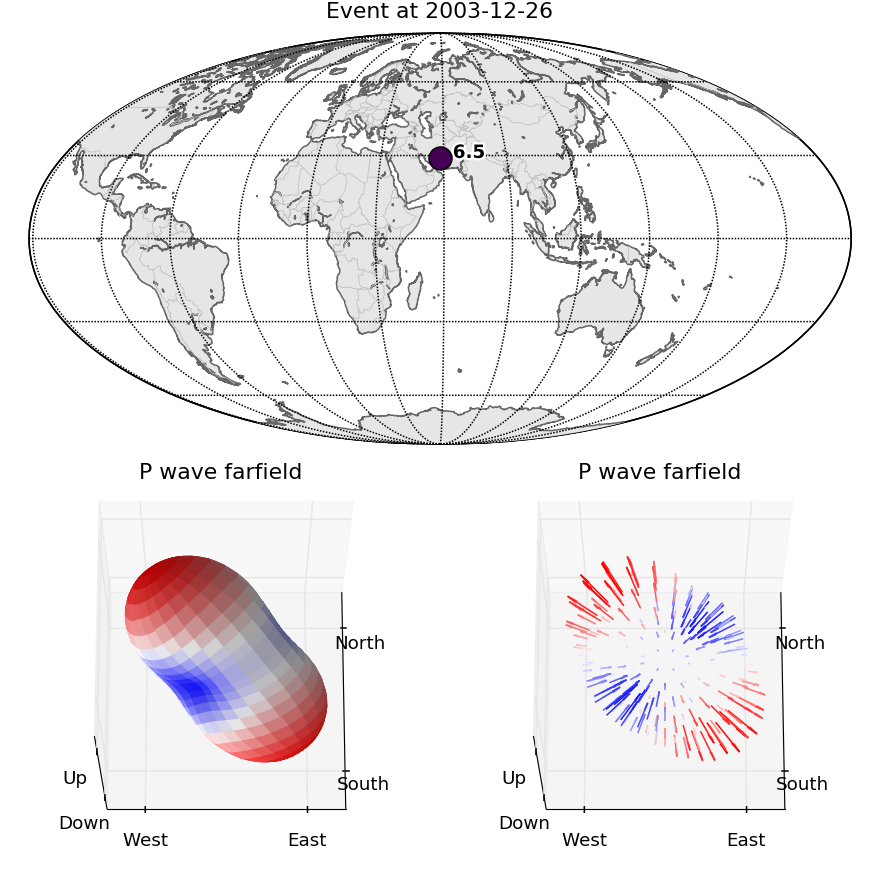

The script that drew this image:
from obspy import read_events
event = read_events("/path/to/CMTSOLUTION")[0]
event.plot(kind=[['global'], ['p_sphere', 'p_quiver']])
